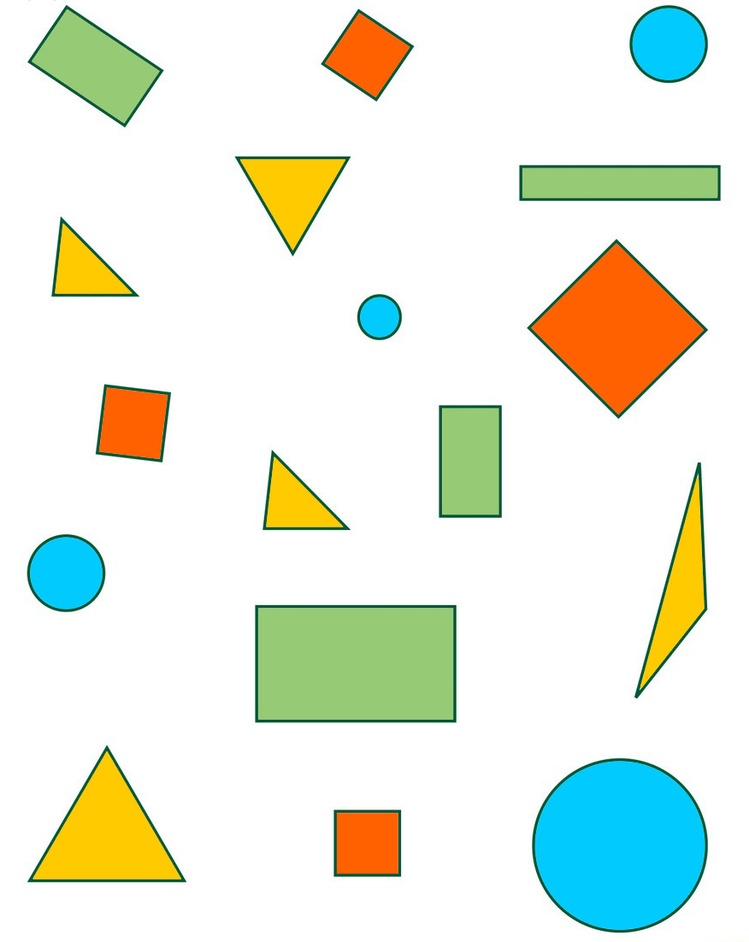
#> input picture step_2/src/geo.jpg, 749 x 942 px, shrunk from 876 x 1102 before the run
$ python shape_counter.py --input src/geo.jpg --output out.png
#> lines starting #> are read from the running program, lines starting #| are printed output that depends on the picture; after the words box and inside, x2 and y2 are one past the last pixel; in counts of white or black regions, pixels touching at a corner belong together
import argparse
import imutils
import cv2

# construct the argument parser and parse the arguments
# bağımsız değişkenleri oluşturuyoruz ve bağımsız değişkenleri ayrıştırıyoruz
ap = argparse.ArgumentParser()
ap.add_argument("-i", "--input", required=True,
	help="path to input image")
ap.add_argument("-o", "--output", required=True,
	help="path to output image")
args = vars(ap.parse_args())

# load the input image from disk
# resmi diskten yüklüyoruz
image = cv2.imread(args["input"])
#> image is the input picture: shape (942, 749, 3); mean B, G, R 223.5, 237.5, 231.2

# convert the image to grayscale, blur it, and threshold it
# resmi griye çeviriyoruz, bulanıklaştırıyoruz ve eşik değerini belirliyoruz
# bu işlemleri yapmamızın sebebi resimdeki şekilleri daha iyi ayırt edebilmek
# ve işlem hızını arttırmak
gray = cv2.cvtColor(image, cv2.COLOR_BGR2GRAY)
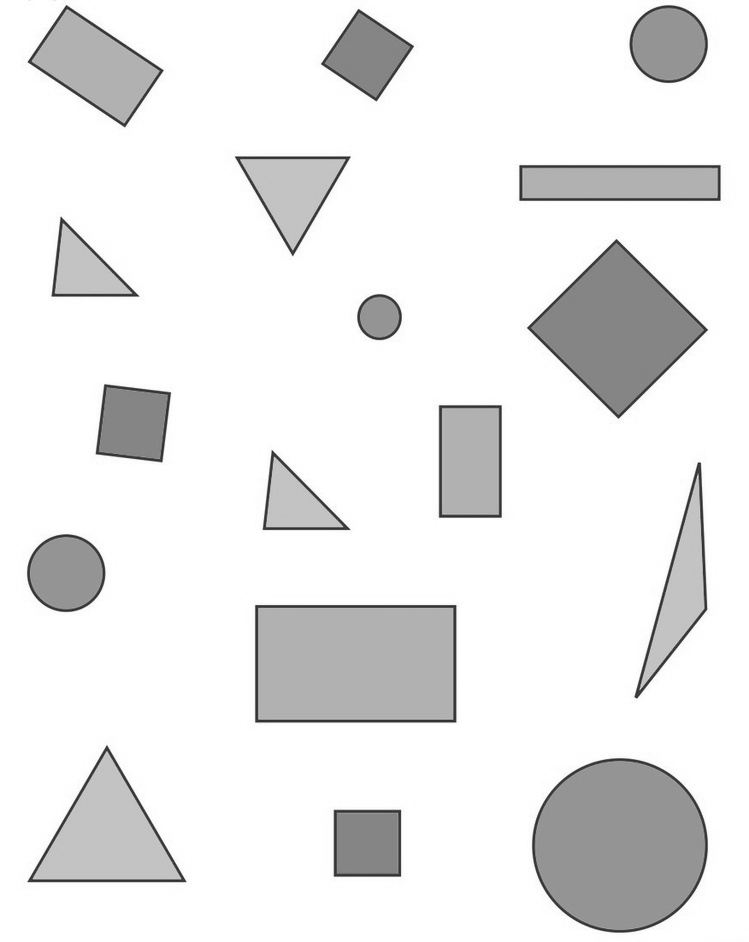
#> gray: shape (942, 749); min 29, max 255, mean 234
blurred = cv2.GaussianBlur(gray, (5,5), 0)
thresh = cv2.threshold(blurred, 60, 255, cv2.THRESH_BINARY)[1]
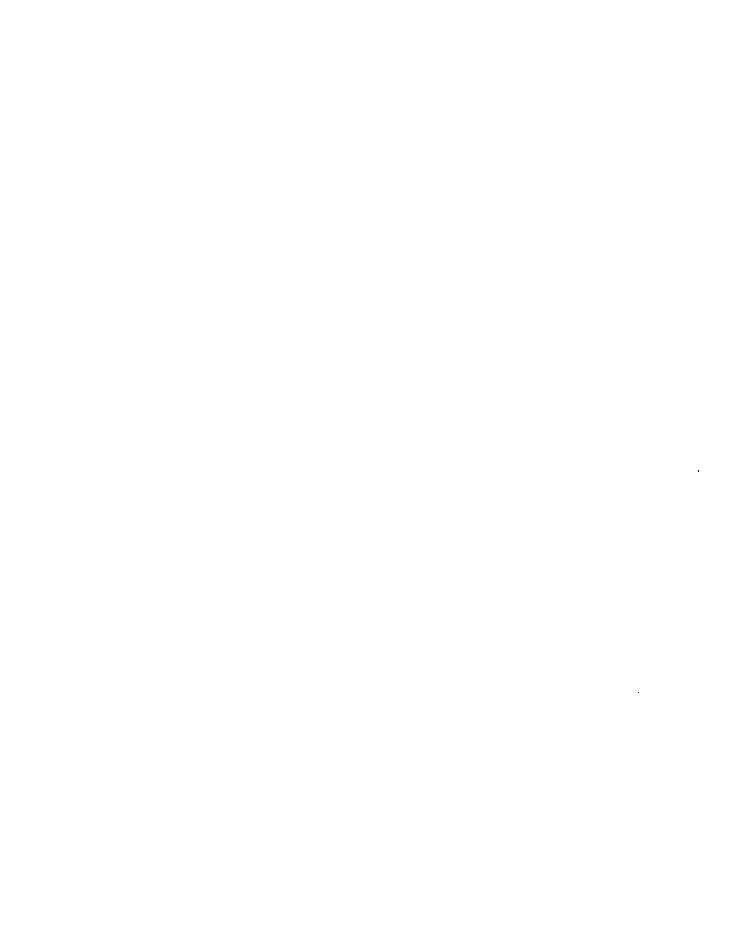
#> thresh: shape (942, 749); 100% white; black in thin lines or dots, all inside (x1, y1, x2, y2) = (638, 470, 699, 693)

######################################################################################

# extract contours from the image
# resimden konturları çıkarıyoruz (kontur: resimdeki şekillerin dış hatları)
cnts = cv2.findContours(thresh.copy(), cv2.RETR_EXTERNAL,
	cv2.CHAIN_APPROX_SIMPLE)
#> cnts = 1 contour; box (x1, y1, x2, y2) and area: (0, 0, 749, 942) 703868
cnts = imutils.grab_contours(cnts)
#> cnts = [[[0, 0], [0, 941], [748, 941], [748, 0]]]

# loop over the contours and draw them on the input image
# konturlar üzerinde döngü oluşturuyoruz ve girdi resminin üzerine çiziyoruz
for c in cnts:
	cv2.drawContours(image, [c], -1, (0, 0, 255), 2)
#> this loop made 1 pass
#> c on pass 1: [[0, 0], [0, 941], [748, 941], [748, 0]]
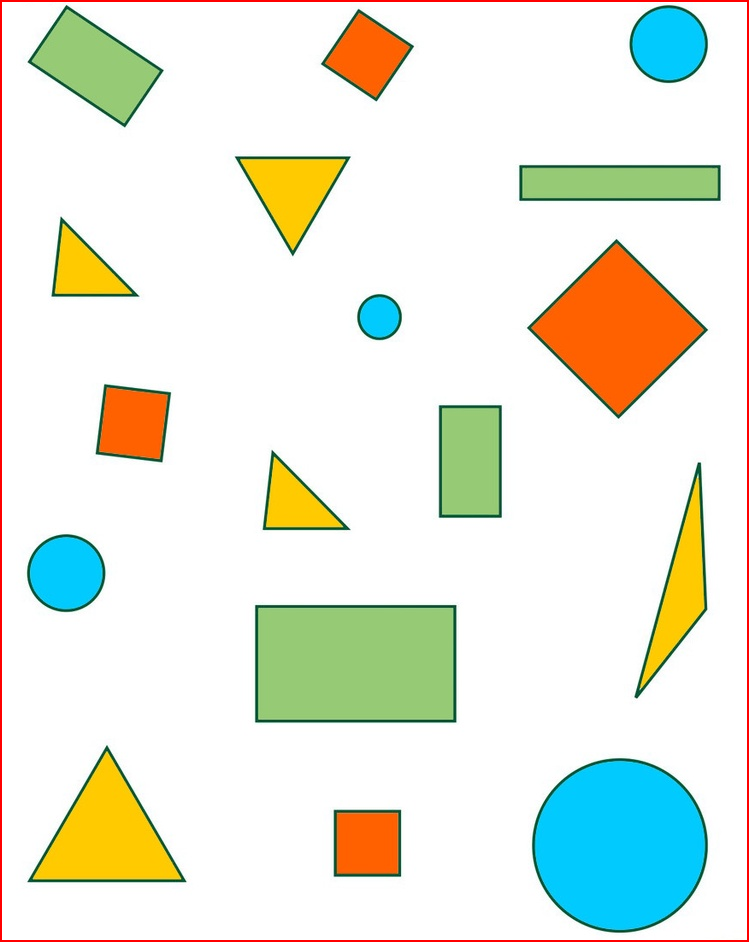
#> image: shape (942, 749, 3); 0.96% of pixels changed, all inside (x1, y1, x2, y2) = (0, 0, 749, 942)

# display the total number of shapes on the image
# resimdeki toplam şekil sayısını resmin köşesine yazdırıyoruz
text = "I found {} total shapes".format(len(cnts))
#> text = 'I found 1 total shapes'
cv2.putText(image, text, (10, 20), cv2.FONT_HERSHEY_SIMPLEX, 0.5,
		(0, 0, 255), 2)
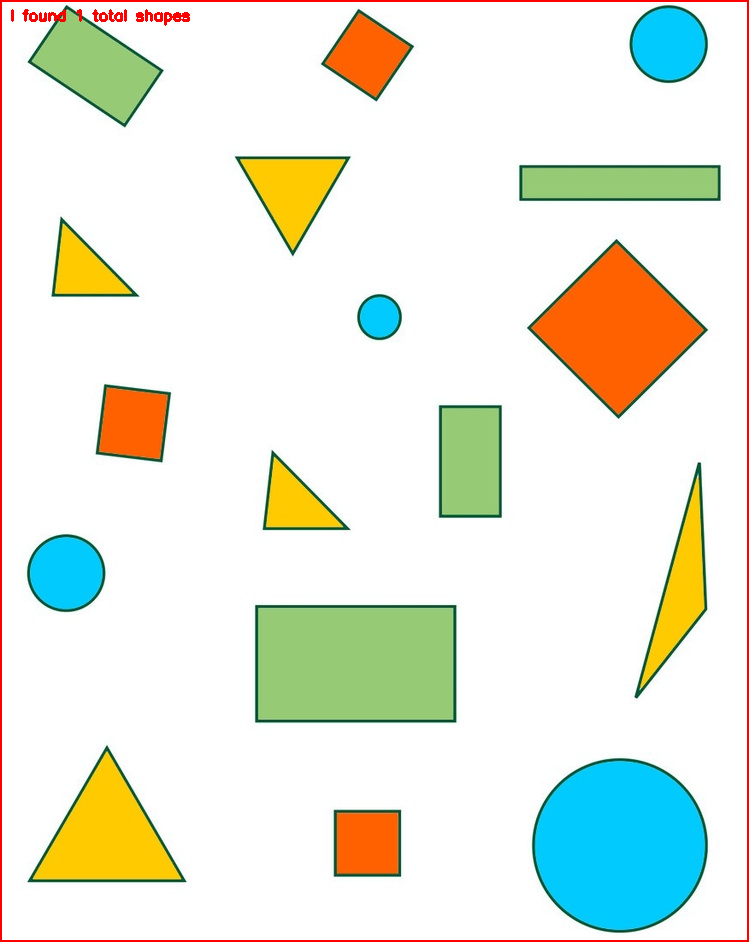
#> image: shape (942, 749, 3); 0.15% of pixels changed, all inside (x1, y1, x2, y2) = (11, 9, 190, 26)

# write the output image to disk
# çıktı resmini diske yazdırıyoruz
cv2.imwrite(args["output"], image)
